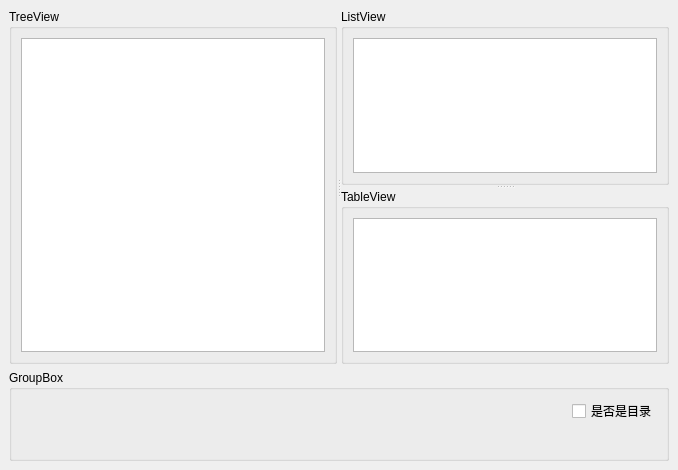
<?xml version="1.0" encoding="UTF-8"?>
<ui version="4.0">
 <class>myMainWindow</class>
 <widget class="QMainWindow" name="myMainWindow">
  <property name="geometry">
   <rect>
    <x>0</x>
    <y>0</y>
    <width>678</width>
    <height>470</height>
   </rect>
  </property>
  <property name="windowTitle">
   <string>myMainWindow</string>
  </property>
  <widget class="QWidget" name="centralwidget">
   <layout class="QGridLayout" name="gridLayout_5">
    <item row="0" column="0">
     <widget class="QSplitter" name="splitter_2">
      <property name="orientation">
       <enum>Qt::Horizontal</enum>
      </property>
      <widget class="QGroupBox" name="groupBox_3">
       <property name="title">
        <string>TreeView</string>
       </property>
       <layout class="QGridLayout" name="gridLayout_3">
        <item row="0" column="0">
         <widget class="QTreeView" name="treeView"/>
        </item>
       </layout>
      </widget>
      <widget class="QSplitter" name="splitter">
       <property name="orientation">
        <enum>Qt::Vertical</enum>
       </property>
       <widget class="QGroupBox" name="groupBox">
        <property name="title">
         <string>ListView</string>
        </property>
        <layout class="QGridLayout" name="gridLayout">
         <item row="0" column="0">
          <widget class="QListView" name="listView"/>
         </item>
        </layout>
       </widget>
       <widget class="QGroupBox" name="groupBox_2">
        <property name="title">
         <string>TableView</string>
        </property>
        <layout class="QGridLayout" name="gridLayout_2">
         <item row="0" column="0">
          <widget class="QTableView" name="tableView"/>
         </item>
        </layout>
       </widget>
      </widget>
     </widget>
    </item>
    <item row="1" column="0">
     <widget class="QGroupBox" name="groupBox_4">
      <property name="title">
       <string>GroupBox</string>
      </property>
      <layout class="QGridLayout" name="gridLayout_4">
       <item row="0" column="0">
        <layout class="QHBoxLayout" name="horizontalLayout">
         <item>
          <widget class="QLabel" name="labFileName">
           <property name="text">
            <string/>
           </property>
          </widget>
         </item>
         <item>
          <spacer name="horizontalSpacer">
           <property name="orientation">
            <enum>Qt::Horizontal</enum>
           </property>
           <property name="sizeHint" stdset="0">
            <size>
             <width>110</width>
             <height>20</height>
            </size>
           </property>
          </spacer>
         </item>
         <item>
          <widget class="QLabel" name="labSize">
           <property name="text">
            <string/>
           </property>
          </widget>
         </item>
         <item>
          <spacer name="horizontalSpacer_2">
           <property name="orientation">
            <enum>Qt::Horizontal</enum>
           </property>
           <property name="sizeHint" stdset="0">
            <size>
             <width>110</width>
             <height>20</height>
            </size>
           </property>
          </spacer>
         </item>
         <item>
          <widget class="QLabel" name="labType">
           <property name="text">
            <string/>
           </property>
          </widget>
         </item>
         <item>
          <spacer name="horizontalSpacer_3">
           <property name="orientation">
            <enum>Qt::Horizontal</enum>
           </property>
           <property name="sizeHint" stdset="0">
            <size>
             <width>72</width>
             <height>20</height>
            </size>
           </property>
          </spacer>
         </item>
         <item>
          <widget class="QCheckBox" name="chkisDir">
           <property name="text">
            <string>是否是目录</string>
           </property>
          </widget>
         </item>
        </layout>
       </item>
       <item row="1" column="0">
        <layout class="QHBoxLayout" name="horizontalLayout_2">
         <item>
          <widget class="QLabel" name="labPath">
           <property name="text">
            <string/>
           </property>
          </widget>
         </item>
         <item>
          <spacer name="horizontalSpacer_4">
           <property name="orientation">
            <enum>Qt::Horizontal</enum>
           </property>
           <property name="sizeHint" stdset="0">
            <size>
             <width>498</width>
             <height>20</height>
            </size>
           </property>
          </spacer>
         </item>
        </layout>
       </item>
      </layout>
     </widget>
    </item>
   </layout>
  </widget>
 </widget>
 <resources/>
 <connections/>
</ui>
